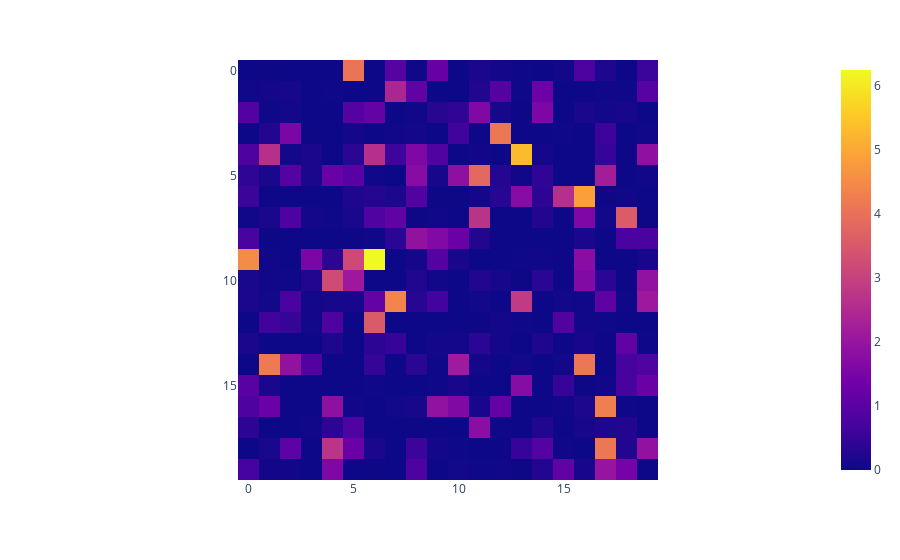

Write notebook code for a chart like this one.
### Code cell
fig = px.imshow(np.random.chisquare(np.random.random((20,20))))
fig.show()

### Figure 1 — Plotly figure (JSON) as saved in the notebook; plotly's stock layout.template omitted (floating-point values rounded to 4 significant figures; data arrays with more than 128 entries replaced by an {"elided": "..."} marker saying what was removed)
{"data": [{"coloraxis": "coloraxis", "hovertemplate": "x: %{x}<br>y: %{y}<br>color: %{z}<extra></extra>", "name": "0", "type": "heatmap", "xaxis": "x", "yaxis": "y", "z": {"elided": "20x20 float values"}}], "layout": {"coloraxis": {"colorscale": [[0, "#0d0887"], [0.1111, "#46039f"], [0.2222, "#7201a8"], [0.3333, "#9c179e"], [0.4444, "#bd3786"], [0.5556, "#d8576b"], [0.6667, "#ed7953"], [0.7778, "#fb9f3a"], [0.8889, "#fdca26"], [1, "#f0f921"]]}, "margin": {"t": 60}, "xaxis": {"anchor": "y", "constrain": "domain", "domain": [0, 1], "scaleanchor": "y"}, "yaxis": {"anchor": "x", "autorange": "reversed", "constrain": "domain", "domain": [0, 1]}}}
